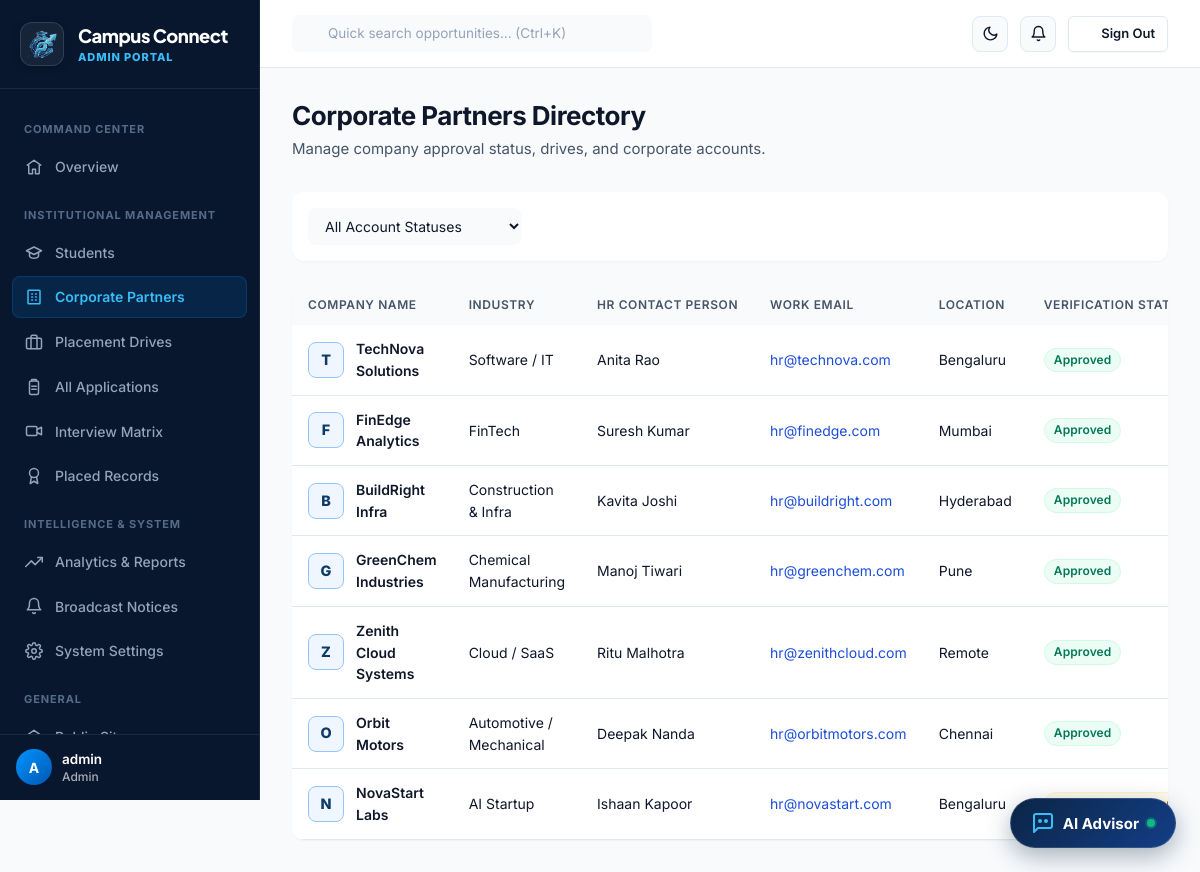
Screenshot of /admin/companies (signed in) with the database file from the repository.
### tables this page shows
CREATE TABLE users (
    id INTEGER PRIMARY KEY AUTOINCREMENT,
    email VARCHAR(255) NOT NULL UNIQUE,
    password_hash VARCHAR(255) NOT NULL,
    role VARCHAR(20) NOT NULL CHECK(role IN ('student','admin','recruiter')),
    is_active INTEGER NOT NULL DEFAULT 1,
    created_at TIMESTAMP NOT NULL DEFAULT CURRENT_TIMESTAMP
);

CREATE TABLE companies (
    id INTEGER PRIMARY KEY AUTOINCREMENT,
    user_id INTEGER NOT NULL UNIQUE REFERENCES users(id) ON DELETE CASCADE,
    name VARCHAR(150) NOT NULL,
    industry VARCHAR(100),
    website VARCHAR(255),
    hr_contact VARCHAR(150),
    email VARCHAR(255),
    phone VARCHAR(20),
    location VARCHAR(150),
    description TEXT,
    logo_filename VARCHAR(255),
    approved INTEGER NOT NULL DEFAULT 0,
    created_at TIMESTAMP NOT NULL DEFAULT CURRENT_TIMESTAMP
);

### routes/admin_routes.py (the view)
@bp.route("/companies")
def companies():
    status = request.args.get("status", "")
    sql = "SELECT c.*, u.email, u.is_active FROM companies c JOIN users u ON u.id=c.user_id WHERE 1=1"
    args = []
    if status == "pending":
        sql += " AND c.approved=0"
    elif status == "approved":
        sql += " AND c.approved=1"
    sql += " ORDER BY c.created_at DESC"
    rows = query(sql, args)
    return render_template("admin/companies.html", companies=rows, status=status)

### auth.py (called while the page is built)
def load_logged_in_user():
    user_id = session.get("user_id")
    if user_id is None:
        g.user = None
    else:
        g.user = query("SELECT * FROM users WHERE id = ?", (user_id,), one=True)

def role_required(*roles):
    def decorator(view):
        @functools.wraps(view)
        def wrapped(*args, **kwargs):
            if g.user is None:
                flash("Please log in to continue.", "warning")
                return redirect(url_for("auth.login", next=request.path))
            if g.user["role"] not in roles:
                abort(403)
            return view(*args, **kwargs)
        return wrapped
    return decorator

def unread_notification_count(user_id):
    row = query(
        "SELECT COUNT(*) as c FROM notifications WHERE user_id = ? AND is_read = 0",
        (user_id,), one=True
    )
    return row["c"] if row else 0

### db.py (called while the page is built)
def get_db():
    if "db" not in g:
        g.db = sqlite3.connect(current_app.config["DATABASE_PATH"])
        g.db.row_factory = sqlite3.Row
        g.db.execute("PRAGMA foreign_keys = ON")
    return g.db

def query(sql, args=(), one=False):
    cur = get_db().execute(sql, args)
    rows = cur.fetchall()
    cur.close()
    return (rows[0] if rows else None) if one else rows

### routes/admin_routes.py (called while the page is built)
@bp.before_request
@role_required("admin")
def guard():
    pass

### templates/admin/companies.html (shortened to what this page needs)
{% extends "base_dashboard.html" %}
{% from "_icons.html" import icon %}
{% block sidebar_nav %}{% include "admin/_sidebar.html" %}{% endblock %}
{% block content %}
<div class="flex-between mb-8" style="flex-wrap:wrap;">
  <div>
    <h1 class="h2" style="margin:0 0 var(--space-1);">Corporate Partners Directory</h1>
    <p class="text-muted" style="margin:0;">Manage company approval status, drives, and corporate accounts.</p>
  </div>
</div>
<div class="card mb-6" style="padding:var(--space-4);">
  <form method="GET" class="toolbar" style="margin-bottom:0;">
    <div class="toolbar-filters">
      <select name="status" class="filter-select" onchange="this.form.submit()">
        <option value="">All Account Statuses</option>
      </select>
    </div>
  </form>
</div>
<div class="card card-flush">
  {% if companies %}
  <div class="table-wrap">
    <table class="data-table">
      <thead>
        <tr>
          <th>Company Name</th>
          <th>Industry</th>
          <th>HR Contact Person</th>
          <th>Work Email</th>
          <th>Location</th>
          <th>Verification Status</th>
        </tr>
      </thead>
      <tbody>
        {% for c in companies %}
        <tr>
          <td class="cell-primary font-semibold">
            <div class="flex-align-center">
              <div class="drive-logo" style="width:36px;height:36px;font-size:0.9rem;">
                {% if c.logo_filename %}
                  <img src="{{ url_for('static', filename='uploads/logos/' ~ c.logo_filename) }}" alt="{{ c.name }}">
                {% else %}
                  {{ c.name[0] }}
                {% endif %}
              </div>
              {{ c.name }}
            </div>
          </td>
          <td class="cell-muted">{{ c.industry or 'Corporate' }}</td>
          <td>{{ c.hr_contact or '—' }}</td>
          <td><a href="mailto:{{ c.email }}" class="text-brand">{{ c.email }}</a></td>
          <td class="cell-muted">{{ c.location or 'India' }}</td>
          <td>
            <span class="badge {{ 'badge-success' if c.approved else 'badge-warning' }}">
              {{ 'Approved' if c.approved else 'Pending Verification' }}
            </span>
          </td>
        </tr>
        {% endfor %}
      </tbody>
    </table>
  </div>
  {% else %}
  <div class="empty-state">
    <div class="empty-icon">{{ icon('building', 24) }}</div>
    <h4>No corporate accounts found</h4>
    <p>Corporate accounts matching your filter parameters will be listed here.</p>
  </div>
  {% endif %}
</div>
{% endblock %}

### templates/base_dashboard.html (shortened to what this page needs)
{% extends "base.html" %}
{% from "_icons.html" import icon %}
{% block body %}
<div class="app-shell app-layout">
  <aside class="sidebar app-sidebar" id="app-sidebar">
    <div class="sidebar-brand">
      <a href="{{ url_for('public.landing') }}" class="brand-lockup">
        <div class="brand-logo-wrap">
          <img src="{{ url_for('static', filename='images/logo.png') }}" alt="Campus Connect" class="brand-logo-img">
        </div>
        <div class="brand-text-block">
          <span class="brand-name">Campus Connect</span>
          <span class="brand-sub">{% if current_user %}{{ current_user.role|capitalize }} Portal{% else %}Portal{% endif %}</span>
        </div>
      </a>
    </div>
    <nav class="sidebar-nav">
      {% block sidebar_nav %}{% endblock %}
      <div class="sidebar-section-label">General</div>
      <a href="{{ url_for('public.landing') }}" class="sidebar-link">
        {{ icon('home', 18) }} Public Site
      </a>
    </nav>
        <div class="sidebar-footer">
      <div class="flex-align-center" style="gap:10px;">
        <div class="avatar" style="width:36px;height:36px;font-size:0.875rem;background:linear-gradient(135deg, #0096FF, #0056b3);color:#FFFFFF;flex-shrink:0;">
          {{ current_user.email[0]|upper if current_user else 'U' }}
        </div>
        <div style="overflow:hidden;flex:1;">
          <div class="font-semibold text-sm truncate" style="color:#FFFFFF;">
            {{ current_user.email.split('@')[0] if current_user else 'User' }}
          </div>
          <div class="text-xs font-medium" style="color:rgba(255,255,255,0.65);">
            {{ current_user.role|capitalize if current_user else 'Guest' }}
          </div>
        </div>
      </div>
    </div>
  </aside>
  <div class="main-col app-main">
    <header class="topbar app-topbar">
      <div class="topbar-left">
        <div class="topbar-search">
          <input type="text" placeholder="Quick search opportunities... (Ctrl+K)" id="global-search-input" onclick="window.location.href='{{ url_for('public.jobs_hub') }}'">
        </div>
      </div>
      <div class="topbar-right">
        <button class="theme-toggle-btn" id="dashboard-theme-toggle" aria-label="Toggle Theme" title="Switch Theme">
          <span class="theme-icon-moon">{{ icon('moon', 17) }}</span>
        </button>
        {% if current_user %}
        <div class="topbar-notifications">
          <a href="{{ url_for(current_user.role ~ '.notifications') }}" class="topbar-notif-btn" aria-label="Notifications" title="Notifications">
            {{ icon('bell', 17) }}
          </a>
        </div>
        {% endif %}
        <a href="{{ url_for('auth.logout') }}" class="btn btn-outline btn-sm header-signout-btn" title="Sign Out">
          {{ icon('log-out', 14) }} <span>Sign Out</span>
        </a>
      </div>
    </header>
    <main class="page-content app-content">
      {% block content %}{% endblock %}
    </main>
  </div>
</div>
{% endblock %}

### rows the page displays
users: role "ADMIN", email "A", email "admin", role "Admin"
companies: name "T", name "TechNova Solutions", industry "Software / IT", hr_contact "Anita Rao", email "hr@technova.com", location "Bengaluru", approved "Approved"
companies: name "F", name "FinEdge Analytics", industry "FinTech", hr_contact "Suresh Kumar", email "hr@finedge.com", location "Mumbai", approved "Approved"
companies: name "B", name "BuildRight Infra", industry "Construction & Infra", hr_contact "Kavita Joshi", email "hr@buildright.com", location "Hyderabad", approved "Approved"
companies: name "G", name "GreenChem Industries", industry "Chemical Manufacturing", hr_contact "Manoj Tiwari", email "hr@greenchem.com", location "Pune", approved "Approved"
companies: name "Z", name "Zenith Cloud Systems", industry "Cloud / SaaS", hr_contact "Ritu Malhotra", email "hr@zenithcloud.com", location "Remote", approved "Approved"
companies: name "O", name "Orbit Motors", industry "Automotive / Mechanical", hr_contact "Deepak Nanda", email "hr@orbitmotors.com", location "Chennai", approved "Approved"
companies: name "N", name "NovaStart Labs", industry "AI Startup", hr_contact "Ishaan Kapoor", email "hr@novastart.com", location "Bengaluru"
